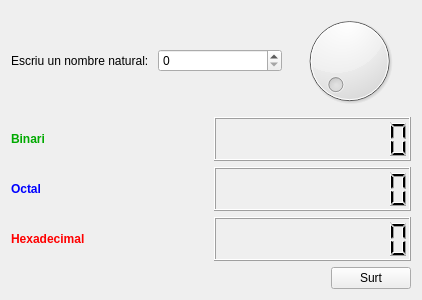
<?xml version="1.0" encoding="UTF-8"?>
<ui version="4.0">
 <class>Conversor</class>
 <widget class="QWidget" name="Conversor">
  <property name="geometry">
   <rect>
    <x>0</x>
    <y>0</y>
    <width>422</width>
    <height>300</height>
   </rect>
  </property>
  <property name="windowTitle">
   <string>Conversor</string>
  </property>
  <layout class="QVBoxLayout" name="verticalLayout">
   <item>
    <layout class="QHBoxLayout" name="horizontalLayout">
     <item>
      <widget class="QLabel" name="label">
       <property name="text">
        <string>Escriu un nombre natural: </string>
       </property>
      </widget>
     </item>
     <item>
      <widget class="QSpinBox" name="spinBox">
       <property name="minimumSize">
        <size>
         <width>0</width>
         <height>0</height>
        </size>
       </property>
      </widget>
     </item>
     <item>
      <widget class="QDial" name="dial">
       <property name="minimumSize">
        <size>
         <width>0</width>
         <height>70</height>
        </size>
       </property>
       <property name="maximum">
        <number>99</number>
       </property>
      </widget>
     </item>
    </layout>
   </item>
   <item>
    <layout class="QHBoxLayout" name="horizontalLayout_6">
     <item>
      <widget class="QLabel" name="label_6">
       <property name="palette">
        <palette>
         <active>
          <colorrole role="WindowText">
           <brush brushstyle="SolidPattern">
            <color alpha="255">
             <red>0</red>
             <green>170</green>
             <blue>0</blue>
            </color>
           </brush>
          </colorrole>
         </active>
         <inactive>
          <colorrole role="WindowText">
           <brush brushstyle="SolidPattern">
            <color alpha="255">
             <red>0</red>
             <green>170</green>
             <blue>0</blue>
            </color>
           </brush>
          </colorrole>
         </inactive>
         <disabled>
          <colorrole role="WindowText">
           <brush brushstyle="SolidPattern">
            <color alpha="255">
             <red>165</red>
             <green>167</green>
             <blue>169</blue>
            </color>
           </brush>
          </colorrole>
         </disabled>
        </palette>
       </property>
       <property name="font">
        <font>
         <weight>75</weight>
         <bold>true</bold>
        </font>
       </property>
       <property name="text">
        <string>Binari</string>
       </property>
      </widget>
     </item>
     <item>
      <widget class="QLCDNumber" name="lcdNumber">
       <property name="digitCount">
        <number>10</number>
       </property>
       <property name="mode">
        <enum>QLCDNumber::Bin</enum>
       </property>
      </widget>
     </item>
    </layout>
   </item>
   <item>
    <layout class="QHBoxLayout" name="horizontalLayout_4">
     <item>
      <widget class="QLabel" name="label_4">
       <property name="palette">
        <palette>
         <active>
          <colorrole role="WindowText">
           <brush brushstyle="SolidPattern">
            <color alpha="255">
             <red>0</red>
             <green>0</green>
             <blue>255</blue>
            </color>
           </brush>
          </colorrole>
         </active>
         <inactive>
          <colorrole role="WindowText">
           <brush brushstyle="SolidPattern">
            <color alpha="255">
             <red>0</red>
             <green>0</green>
             <blue>255</blue>
            </color>
           </brush>
          </colorrole>
         </inactive>
         <disabled>
          <colorrole role="WindowText">
           <brush brushstyle="SolidPattern">
            <color alpha="255">
             <red>165</red>
             <green>167</green>
             <blue>169</blue>
            </color>
           </brush>
          </colorrole>
         </disabled>
        </palette>
       </property>
       <property name="font">
        <font>
         <weight>75</weight>
         <bold>true</bold>
        </font>
       </property>
       <property name="text">
        <string>Octal</string>
       </property>
      </widget>
     </item>
     <item>
      <widget class="QLCDNumber" name="lcdNumber_2">
       <property name="digitCount">
        <number>10</number>
       </property>
       <property name="mode">
        <enum>QLCDNumber::Oct</enum>
       </property>
      </widget>
     </item>
    </layout>
   </item>
   <item>
    <layout class="QHBoxLayout" name="horizontalLayout_5">
     <item>
      <widget class="QLabel" name="label_5">
       <property name="palette">
        <palette>
         <active>
          <colorrole role="WindowText">
           <brush brushstyle="SolidPattern">
            <color alpha="255">
             <red>255</red>
             <green>0</green>
             <blue>0</blue>
            </color>
           </brush>
          </colorrole>
         </active>
         <inactive>
          <colorrole role="WindowText">
           <brush brushstyle="SolidPattern">
            <color alpha="255">
             <red>255</red>
             <green>0</green>
             <blue>0</blue>
            </color>
           </brush>
          </colorrole>
         </inactive>
         <disabled>
          <colorrole role="WindowText">
           <brush brushstyle="SolidPattern">
            <color alpha="255">
             <red>165</red>
             <green>167</green>
             <blue>169</blue>
            </color>
           </brush>
          </colorrole>
         </disabled>
        </palette>
       </property>
       <property name="font">
        <font>
         <weight>75</weight>
         <bold>true</bold>
        </font>
       </property>
       <property name="text">
        <string>Hexadecimal</string>
       </property>
      </widget>
     </item>
     <item>
      <widget class="QLCDNumber" name="lcdNumber_3">
       <property name="digitCount">
        <number>10</number>
       </property>
       <property name="mode">
        <enum>QLCDNumber::Hex</enum>
       </property>
      </widget>
     </item>
    </layout>
   </item>
   <item>
    <layout class="QHBoxLayout" name="horizontalLayout_2">
     <item>
      <spacer name="horizontalSpacer">
       <property name="orientation">
        <enum>Qt::Horizontal</enum>
       </property>
       <property name="sizeHint" stdset="0">
        <size>
         <width>40</width>
         <height>20</height>
        </size>
       </property>
      </spacer>
     </item>
     <item>
      <widget class="QPushButton" name="pushButton">
       <property name="text">
        <string>Surt</string>
       </property>
      </widget>
     </item>
    </layout>
   </item>
  </layout>
 </widget>
 <resources/>
 <connections>
  <connection>
   <sender>spinBox</sender>
   <signal>valueChanged(int)</signal>
   <receiver>dial</receiver>
   <slot>setValue(int)</slot>
   <hints>
    <hint type="sourcelabel">
     <x>246</x>
     <y>50</y>
    </hint>
    <hint type="destinationlabel">
     <x>346</x>
     <y>17</y>
    </hint>
   </hints>
  </connection>
  <connection>
   <sender>dial</sender>
   <signal>valueChanged(int)</signal>
   <receiver>spinBox</receiver>
   <slot>setValue(int)</slot>
   <hints>
    <hint type="sourcelabel">
     <x>305</x>
     <y>71</y>
    </hint>
    <hint type="destinationlabel">
     <x>276</x>
     <y>59</y>
    </hint>
   </hints>
  </connection>
  <connection>
   <sender>spinBox</sender>
   <signal>valueChanged(int)</signal>
   <receiver>lcdNumber</receiver>
   <slot>display(int)</slot>
   <hints>
    <hint type="sourcelabel">
     <x>177</x>
     <y>61</y>
    </hint>
    <hint type="destinationlabel">
     <x>222</x>
     <y>136</y>
    </hint>
   </hints>
  </connection>
  <connection>
   <sender>spinBox</sender>
   <signal>valueChanged(int)</signal>
   <receiver>lcdNumber_2</receiver>
   <slot>display(int)</slot>
   <hints>
    <hint type="sourcelabel">
     <x>181</x>
     <y>68</y>
    </hint>
    <hint type="destinationlabel">
     <x>226</x>
     <y>198</y>
    </hint>
   </hints>
  </connection>
  <connection>
   <sender>spinBox</sender>
   <signal>valueChanged(int)</signal>
   <receiver>lcdNumber_3</receiver>
   <slot>display(int)</slot>
   <hints>
    <hint type="sourcelabel">
     <x>190</x>
     <y>59</y>
    </hint>
    <hint type="destinationlabel">
     <x>222</x>
     <y>228</y>
    </hint>
   </hints>
  </connection>
  <connection>
   <sender>pushButton</sender>
   <signal>clicked()</signal>
   <receiver>Conversor</receiver>
   <slot>close()</slot>
   <hints>
    <hint type="sourcelabel">
     <x>350</x>
     <y>265</y>
    </hint>
    <hint type="destinationlabel">
     <x>204</x>
     <y>253</y>
    </hint>
   </hints>
  </connection>
 </connections>
</ui>
